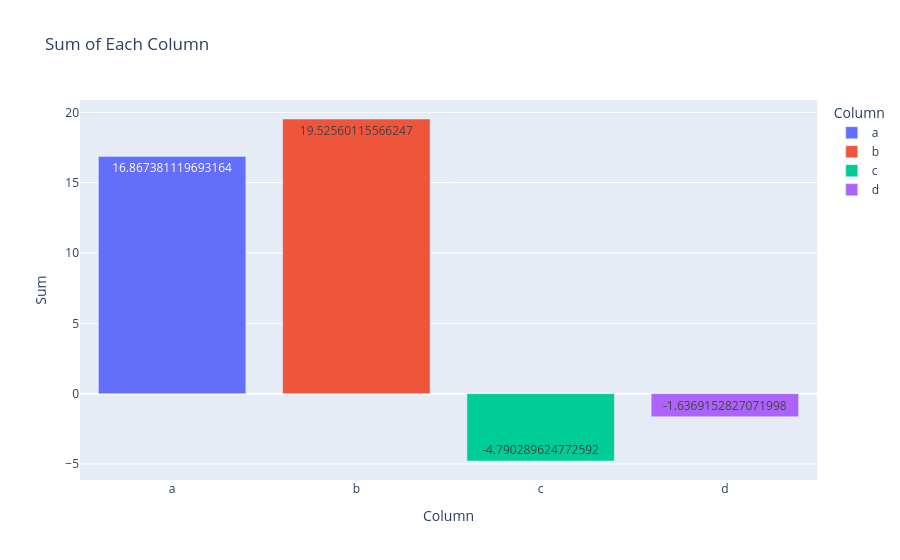

Notebook cell for this chart:
### Code cell
sums = df.sum().reset_index()
sums.columns = ["Column", "Sum"]

# Bar plot
fig = px.bar(sums, x="Column", y="Sum", title="Sum of Each Column",
             text="Sum", color="Column")  # optional: color by column
fig.show()

### Figure 1 — Plotly figure (JSON) as saved in the notebook; plotly's stock layout.template omitted (floating-point values rounded to 4 significant figures)
{"data": [{"hovertemplate": "Column=%{x}<br>Sum=%{text}<extra></extra>", "legendgroup": "a", "marker": {"color": "#636efa", "pattern": {"shape": ""}}, "name": "a", "orientation": "v", "showlegend": true, "text": [16.87], "textposition": "auto", "type": "bar", "x": ["a"], "xaxis": "x", "y": [16.87], "yaxis": "y"}, {"hovertemplate": "Column=%{x}<br>Sum=%{text}<extra></extra>", "legendgroup": "b", "marker": {"color": "#EF553B", "pattern": {"shape": ""}}, "name": "b", "orientation": "v", "showlegend": true, "text": [19.53], "textposition": "auto", "type": "bar", "x": ["b"], "xaxis": "x", "y": [19.53], "yaxis": "y"}, {"hovertemplate": "Column=%{x}<br>Sum=%{text}<extra></extra>", "legendgroup": "c", "marker": {"color": "#00cc96", "pattern": {"shape": ""}}, "name": "c", "orientation": "v", "showlegend": true, "text": [-4.79], "textposition": "auto", "type": "bar", "x": ["c"], "xaxis": "x", "y": [-4.79], "yaxis": "y"}, {"hovertemplate": "Column=%{x}<br>Sum=%{text}<extra></extra>", "legendgroup": "d", "marker": {"color": "#ab63fa", "pattern": {"shape": ""}}, "name": "d", "orientation": "v", "showlegend": true, "text": [-1.637], "textposition": "auto", "type": "bar", "x": ["d"], "xaxis": "x", "y": [-1.637], "yaxis": "y"}], "layout": {"barmode": "relative", "legend": {"title": {"text": "Column"}, "tracegroupgap": 0}, "title": {"text": "Sum of Each Column"}, "xaxis": {"anchor": "y", "categoryarray": ["a", "b", "c", "d"], "categoryorder": "array", "domain": [0, 1], "title": {"text": "Column"}}, "yaxis": {"anchor": "x", "domain": [0, 1], "title": {"text": "Sum"}}}}
